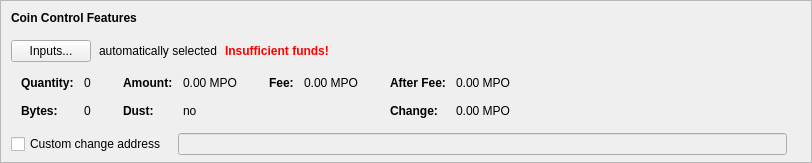
    <widget class="QFrame" name="frameCoinControl">
     <property name="sizePolicy">
      <sizepolicy hsizetype="Expanding" vsizetype="Expanding">
       <horstretch>0</horstretch>
       <verstretch>0</verstretch>
      </sizepolicy>
     </property>
     <property name="maximumSize">
      <size>
       <width>16777215</width>
       <height>16777215</height>
      </size>
     </property>
     <property name="frameShape">
      <enum>QFrame::StyledPanel</enum>
     </property>
     <property name="frameShadow">
      <enum>QFrame::Sunken</enum>
     </property>
     <layout class="QVBoxLayout" name="verticalLayoutCoinControl2">
      <property name="spacing">
       <number>0</number>
      </property>
      <property name="leftMargin">
       <number>0</number>
      </property>
      <property name="topMargin">
       <number>0</number>
      </property>
      <property name="rightMargin">
       <number>0</number>
      </property>
      <property name="bottomMargin">
       <number>6</number>
      </property>
      <item>
       <layout class="QVBoxLayout" name="verticalLayoutCoinControl" stretch="0,0,0,0,1">
        <property name="spacing">
         <number>0</number>
        </property>
        <property name="leftMargin">
         <number>10</number>
        </property>
        <property name="topMargin">
         <number>10</number>
        </property>
        <item>
         <layout class="QHBoxLayout" name="horizontalLayoutCoinControl1">
          <property name="bottomMargin">
           <number>15</number>
          </property>
          <item>
           <widget class="QLabel" name="labelCoinControlFeatures">
            <property name="sizePolicy">
             <sizepolicy hsizetype="Preferred" vsizetype="Maximum">
              <horstretch>0</horstretch>
              <verstretch>0</verstretch>
             </sizepolicy>
            </property>
            <property name="font">
             <font>
              <weight>75</weight>
              <bold>true</bold>
             </font>
            </property>
            <property name="styleSheet">
             <string notr="true">font-weight:bold;</string>
            </property>
            <property name="text">
             <string>Coin Control Features</string>
            </property>
           </widget>
          </item>
         </layout>
        </item>
        <item>
         <layout class="QHBoxLayout" name="horizontalLayoutCoinControl2" stretch="0,0,0,0">
          <property name="spacing">
           <number>8</number>
          </property>
          <property name="bottomMargin">
           <number>10</number>
          </property>
          <item>
           <widget class="QPushButton" name="pushButtonCoinControl">
            <property name="styleSheet">
             <string notr="true"/>
            </property>
            <property name="text">
             <string>Inputs...</string>
            </property>
            <property name="autoDefault">
             <bool>false</bool>
            </property>
           </widget>
          </item>
          <item>
           <widget class="QLabel" name="labelCoinControlAutomaticallySelected">
            <property name="text">
             <string>automatically selected</string>
            </property>
            <property name="margin">
             <number>5</number>
            </property>
           </widget>
          </item>
          <item>
           <widget class="QLabel" name="labelCoinControlInsuffFunds">
            <property name="font">
             <font>
              <weight>75</weight>
              <bold>true</bold>
             </font>
            </property>
            <property name="styleSheet">
             <string notr="true">color:red;font-weight:bold;</string>
            </property>
            <property name="text">
             <string>Insufficient funds!</string>
            </property>
            <property name="margin">
             <number>5</number>
            </property>
           </widget>
          </item>
          <item>
           <spacer name="horizontalSpacerCoinControl">
            <property name="orientation">
             <enum>Qt::Horizontal</enum>
            </property>
            <property name="sizeHint" stdset="0">
             <size>
              <width>40</width>
              <height>1</height>
             </size>
            </property>
           </spacer>
          </item>
         </layout>
        </item>
        <item>
         <widget class="QWidget" name="widgetCoinControl" native="true">
          <property name="sizePolicy">
           <sizepolicy hsizetype="Preferred" vsizetype="Preferred">
            <horstretch>0</horstretch>
            <verstretch>0</verstretch>
           </sizepolicy>
          </property>
          <property name="minimumSize">
           <size>
            <width>0</width>
            <height>0</height>
           </size>
          </property>
          <property name="styleSheet">
           <string notr="true"/>
          </property>
          <layout class="QHBoxLayout" name="horizontalLayoutCoinControl5">
           <property name="leftMargin">
            <number>0</number>
           </property>
           <property name="topMargin">
            <number>0</number>
           </property>
           <property name="rightMargin">
            <number>0</number>
           </property>
           <property name="bottomMargin">
            <number>0</number>
           </property>
           <item>
            <layout class="QHBoxLayout" name="horizontalLayoutCoinControl3" stretch="0,0,0,1">
             <property name="spacing">
              <number>20</number>
             </property>
             <property name="topMargin">
              <number>0</number>
             </property>
             <property name="bottomMargin">
              <number>10</number>
             </property>
             <item>
              <layout class="QFormLayout" name="formLayoutCoinControl1">
               <property name="horizontalSpacing">
                <number>10</number>
               </property>
               <property name="verticalSpacing">
                <number>14</number>
               </property>
               <property name="leftMargin">
                <number>10</number>
               </property>
               <property name="topMargin">
                <number>4</number>
               </property>
               <property name="rightMargin">
                <number>6</number>
               </property>
               <item row="0" column="0">
                <widget class="QLabel" name="labelCoinControlQuantityText">
                 <property name="font">
                  <font>
                   <weight>75</weight>
                   <bold>true</bold>
                  </font>
                 </property>
                 <property name="text">
                  <string>Quantity:</string>
                 </property>
                 <property name="margin">
                  <number>0</number>
                 </property>
                </widget>
               </item>
               <item row="0" column="1">
                <widget class="QLabel" name="labelCoinControlQuantity">
                 <property name="cursor">
                  <cursorShape>IBeamCursor</cursorShape>
                 </property>
                 <property name="contextMenuPolicy">
                  <enum>Qt::ActionsContextMenu</enum>
                 </property>
                 <property name="text">
                  <string notr="true">0</string>
                 </property>
                 <property name="margin">
                  <number>0</number>
                 </property>
                 <property name="textInteractionFlags">
                  <set>Qt::LinksAccessibleByMouse|Qt::TextSelectableByKeyboard|Qt::TextSelectableByMouse</set>
                 </property>
                </widget>
               </item>
               <item row="1" column="0">
                <widget class="QLabel" name="labelCoinControlBytesText">
                 <property name="font">
                  <font>
                   <weight>75</weight>
                   <bold>true</bold>
                  </font>
                 </property>
                 <property name="text">
                  <string>Bytes:</string>
                 </property>
                </widget>
               </item>
               <item row="1" column="1">
                <widget class="QLabel" name="labelCoinControlBytes">
                 <property name="cursor">
                  <cursorShape>IBeamCursor</cursorShape>
                 </property>
                 <property name="contextMenuPolicy">
                  <enum>Qt::ActionsContextMenu</enum>
                 </property>
                 <property name="text">
                  <string notr="true">0</string>
                 </property>
                 <property name="textInteractionFlags">
                  <set>Qt::LinksAccessibleByMouse|Qt::TextSelectableByKeyboard|Qt::TextSelectableByMouse</set>
                 </property>
                </widget>
               </item>
              </layout>
             </item>
             <item>
              <layout class="QFormLayout" name="formLayoutCoinControl2">
               <property name="horizontalSpacing">
                <number>10</number>
               </property>
               <property name="verticalSpacing">
                <number>14</number>
               </property>
               <property name="leftMargin">
                <number>6</number>
               </property>
               <property name="topMargin">
                <number>4</number>
               </property>
               <property name="rightMargin">
                <number>6</number>
               </property>
               <item row="0" column="0">
                <widget class="QLabel" name="labelCoinControlAmountText">
                 <property name="font">
                  <font>
                   <weight>75</weight>
                   <bold>true</bold>
                  </font>
                 </property>
                 <property name="text">
                  <string>Amount:</string>
                 </property>
                 <property name="margin">
                  <number>0</number>
                 </property>
                </widget>
               </item>
               <item row="0" column="1">
                <widget class="QLabel" name="labelCoinControlAmount">
                 <property name="cursor">
                  <cursorShape>IBeamCursor</cursorShape>
                 </property>
                 <property name="contextMenuPolicy">
                  <enum>Qt::ActionsContextMenu</enum>
                 </property>
                 <property name="text">
                  <string notr="true">0.00 MPO</string>
                 </property>
                 <property name="textInteractionFlags">
                  <set>Qt::LinksAccessibleByMouse|Qt::TextSelectableByKeyboard|Qt::TextSelectableByMouse</set>
                 </property>
                </widget>
               </item>
               <item row="1" column="0">
                <widget class="QLabel" name="labelCoinControlLowOutputText">
                 <property name="font">
                  <font>
                   <weight>75</weight>
                   <bold>true</bold>
                  </font>
                 </property>
                 <property name="text">
                  <string>Dust:</string>
                 </property>
                </widget>
               </item>
               <item row="1" column="1">
                <widget class="QLabel" name="labelCoinControlLowOutput">
                 <property name="cursor">
                  <cursorShape>IBeamCursor</cursorShape>
                 </property>
                 <property name="contextMenuPolicy">
                  <enum>Qt::ActionsContextMenu</enum>
                 </property>
                 <property name="text">
                  <string notr="true">no</string>
                 </property>
                 <property name="textInteractionFlags">
                  <set>Qt::LinksAccessibleByMouse|Qt::TextSelectableByKeyboard|Qt::TextSelectableByMouse</set>
                 </property>
                </widget>
               </item>
              </layout>
             </item>
             <item>
              <layout class="QFormLayout" name="formLayoutCoinControl3">
               <property name="horizontalSpacing">
                <number>10</number>
               </property>
               <property name="verticalSpacing">
                <number>14</number>
               </property>
               <property name="leftMargin">
                <number>6</number>
               </property>
               <property name="topMargin">
                <number>4</number>
               </property>
               <property name="rightMargin">
                <number>6</number>
               </property>
               <item row="0" column="0">
                <widget class="QLabel" name="labelCoinControlFeeText">
                 <property name="font">
                  <font>
                   <weight>75</weight>
                   <bold>true</bold>
                  </font>
                 </property>
                 <property name="text">
                  <string>Fee:</string>
                 </property>
                 <property name="margin">
                  <number>0</number>
                 </property>
                </widget>
               </item>
               <item row="0" column="1">
                <widget class="QLabel" name="labelCoinControlFee">
                 <property name="cursor">
                  <cursorShape>IBeamCursor</cursorShape>
                 </property>
                 <property name="contextMenuPolicy">
                  <enum>Qt::ActionsContextMenu</enum>
                 </property>
                 <property name="text">
                  <string notr="true">0.00 MPO</string>
                 </property>
                 <property name="textInteractionFlags">
                  <set>Qt::LinksAccessibleByMouse|Qt::TextSelectableByKeyboard|Qt::TextSelectableByMouse</set>
                 </property>
                </widget>
               </item>
              </layout>
             </item>
             <item>
              <layout class="QFormLayout" name="formLayoutCoinControl4">
               <property name="horizontalSpacing">
                <number>10</number>
               </property>
               <property name="verticalSpacing">
                <number>14</number>
               </property>
               <property name="leftMargin">
                <number>6</number>
               </property>
               <property name="topMargin">
                <number>4</number>
               </property>
               <property name="rightMargin">
                <number>6</number>
               </property>
               <item row="0" column="0">
                <widget class="QLabel" name="labelCoinControlAfterFeeText">
                 <property name="font">
                  <font>
                   <weight>75</weight>
                   <bold>true</bold>
                  </font>
                 </property>
                 <property name="text">
                  <string>After Fee:</string>
                 </property>
                 <property name="margin">
                  <number>0</number>
                 </property>
                </widget>
               </item>
               <item row="0" column="1">
                <widget class="QLabel" name="labelCoinControlAfterFee">
                 <property name="cursor">
                  <cursorShape>IBeamCursor</cursorShape>
                 </property>
                 <property name="contextMenuPolicy">
                  <enum>Qt::ActionsContextMenu</enum>
                 </property>
                 <property name="text">
                  <string notr="true">0.00 MPO</string>
                 </property>
                 <property name="textInteractionFlags">
                  <set>Qt::LinksAccessibleByMouse|Qt::TextSelectableByKeyboard|Qt::TextSelectableByMouse</set>
                 </property>
                </widget>
               </item>
               <item row="1" column="0">
                <widget class="QLabel" name="labelCoinControlChangeText">
                 <property name="font">
                  <font>
                   <weight>75</weight>
                   <bold>true</bold>
                  </font>
                 </property>
                 <property name="text">
                  <string>Change:</string>
                 </property>
                </widget>
               </item>
               <item row="1" column="1">
                <widget class="QLabel" name="labelCoinControlChange">
                 <property name="cursor">
                  <cursorShape>IBeamCursor</cursorShape>
                 </property>
                 <property name="contextMenuPolicy">
                  <enum>Qt::ActionsContextMenu</enum>
                 </property>
                 <property name="text">
                  <string notr="true">0.00 MPO</string>
                 </property>
                 <property name="textInteractionFlags">
                  <set>Qt::LinksAccessibleByMouse|Qt::TextSelectableByKeyboard|Qt::TextSelectableByMouse</set>
                 </property>
                </widget>
               </item>
              </layout>
             </item>
            </layout>
           </item>
          </layout>
         </widget>
        </item>
        <item>
         <layout class="QHBoxLayout" name="horizontalLayoutCoinControl4" stretch="0,0,0">
          <property name="spacing">
           <number>12</number>
          </property>
          <property name="sizeConstraint">
           <enum>QLayout::SetDefaultConstraint</enum>
          </property>
          <property name="topMargin">
           <number>5</number>
          </property>
          <property name="rightMargin">
           <number>5</number>
          </property>
          <item>
           <widget class="QCheckBox" name="checkBoxCoinControlChange">
            <property name="toolTip">
             <string>If this is activated, but the change address is empty or invalid, change will be sent to a newly generated address.</string>
            </property>
            <property name="text">
             <string>Custom change address</string>
            </property>
           </widget>
          </item>
          <item>
           <widget class="QValidatedLineEdit" name="lineEditCoinControlChange">
            <property name="enabled">
             <bool>false</bool>
            </property>
            <property name="sizePolicy">
             <sizepolicy hsizetype="Expanding" vsizetype="Fixed">
              <horstretch>0</horstretch>
              <verstretch>0</verstretch>
             </sizepolicy>
            </property>
           </widget>
          </item>
          <item>
           <widget class="QLabel" name="labelCoinControlChangeLabel">
            <property name="sizePolicy">
             <sizepolicy hsizetype="Preferred" vsizetype="Expanding">
              <horstretch>0</horstretch>
              <verstretch>0</verstretch>
             </sizepolicy>
            </property>
            <property name="minimumSize">
             <size>
              <width>0</width>
              <height>0</height>
             </size>
            </property>
            <property name="text">
             <string/>
            </property>
            <property name="margin">
             <number>3</number>
            </property>
           </widget>
          </item>
         </layout>
        </item>
        <item>
         <spacer name="verticalSpacerCoinControl">
          <property name="orientation">
           <enum>Qt::Vertical</enum>
          </property>
          <property name="sizeHint" stdset="0">
           <size>
            <width>800</width>
            <height>1</height>
           </size>
          </property>
         </spacer>
        </item>
       </layout>
      </item>
     </layout>
    </widget>
